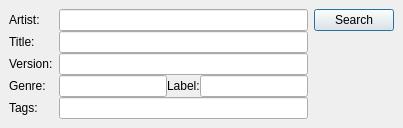
        <widget class="QWidget" name="tab">
         <attribute name="icon">
          <iconset resource="../../resources.qrc">
           <normaloff>:/icons/resources/viewmag.png</normaloff>:/icons/resources/viewmag.png</iconset>
         </attribute>
         <attribute name="title">
          <string>Search</string>
         </attribute>
         <layout class="QVBoxLayout" name="verticalLayout">
          <property name="spacing">
           <number>2</number>
          </property>
          <property name="leftMargin">
           <number>9</number>
          </property>
          <property name="topMargin">
           <number>9</number>
          </property>
          <property name="rightMargin">
           <number>9</number>
          </property>
          <property name="bottomMargin">
           <number>9</number>
          </property>
          <item>
           <layout class="QGridLayout">
            <property name="horizontalSpacing">
             <number>6</number>
            </property>
            <property name="verticalSpacing">
             <number>0</number>
            </property>
            <item row="0" column="0">
             <widget class="QLabel" name="label">
              <property name="text">
               <string>Artist:</string>
              </property>
             </widget>
            </item>
            <item row="0" column="1">
             <widget class="QLineEdit" name="artist"/>
            </item>
            <item row="1" column="0">
             <widget class="QLabel" name="label_2">
              <property name="text">
               <string>Title:</string>
              </property>
             </widget>
            </item>
            <item row="1" column="1">
             <widget class="QLineEdit" name="title"/>
            </item>
            <item row="2" column="0">
             <widget class="QLabel" name="label_6">
              <property name="text">
               <string>Version:</string>
              </property>
             </widget>
            </item>
            <item row="3" column="0">
             <widget class="QLabel" name="label_7">
              <property name="text">
               <string>Genre:</string>
              </property>
             </widget>
            </item>
            <item row="4" column="0">
             <widget class="QLabel" name="label_8">
              <property name="text">
               <string>Tags:</string>
              </property>
             </widget>
            </item>
            <item row="2" column="1">
             <widget class="QLineEdit" name="version"/>
            </item>
            <item row="4" column="1">
             <widget class="QLineEdit" name="tags"/>
            </item>
            <item row="0" column="2">
             <widget class="QPushButton" name="searchButton">
              <property name="text">
               <string>Search</string>
              </property>
              <property name="icon">
               <iconset resource="../../resources.qrc">
                <normaloff>:/icons/resources/next.png</normaloff>:/icons/resources/next.png</iconset>
              </property>
              <property name="iconSize">
               <size>
                <width>16</width>
                <height>16</height>
               </size>
              </property>
              <property name="autoDefault">
               <bool>true</bool>
              </property>
              <property name="default">
               <bool>true</bool>
              </property>
             </widget>
            </item>
            <item row="3" column="1">
             <layout class="QHBoxLayout" name="horizontalLayout_8">
              <item>
               <widget class="QLineEdit" name="genre"/>
              </item>
              <item>
               <widget class="QLabel" name="label_12">
                <property name="text">
                 <string>Label:</string>
                </property>
               </widget>
              </item>
              <item>
               <widget class="QLineEdit" name="recordLabel"/>
              </item>
             </layout>
            </item>
           </layout>
          </item>
          <item>
           <spacer name="verticalSpacer_2">
            <property name="orientation">
             <enum>Qt::Vertical</enum>
            </property>
            <property name="sizeHint" stdset="0">
             <size>
              <width>20</width>
              <height>0</height>
             </size>
            </property>
           </spacer>
          </item>
         </layout>
        </widget>
